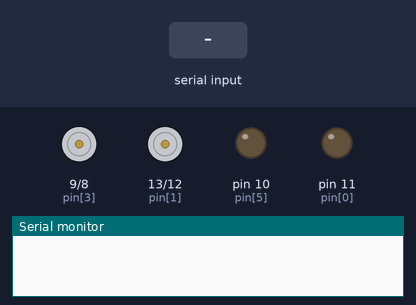
A sketch run on a simulated Arduino Uno, built with avr-gcc and run on an emulated ATmega328P. Parts: motor-driver pin pairs drawn as motors (green arrow = first pin HIGH = forward, orange = second pin HIGH = backward, longer = more drive), output pins drawn as LEDs (lit = HIGH), the last lines printed to the serial monitor. Inputs (shaded band) come from the test bench.

Above: at 1.2 s.
1.3 s: "S" received over the second serial link
At 1.6 s:
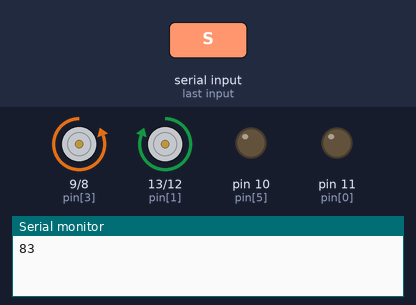
2.8 s: "F" received over the second serial link
At 4.0 s:
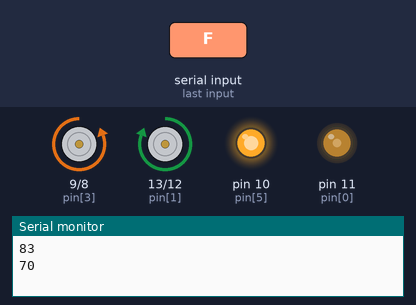
4.3 s: "R" received over the second serial link
At 5.1 s:
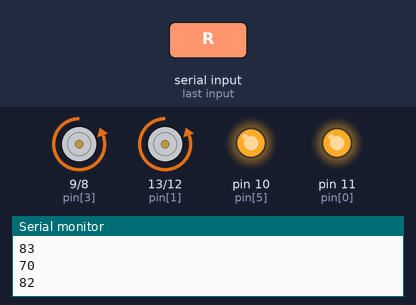
5.8 s: "L" received over the second serial link
At 6.2 s:
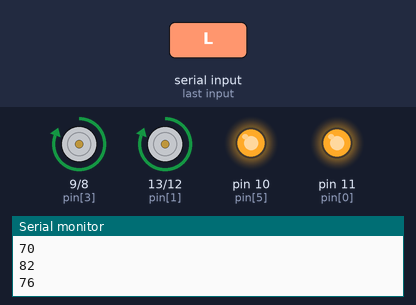
Timing chart, 0 to 8.3 s (numbered marks = the images above; inputs shaded):
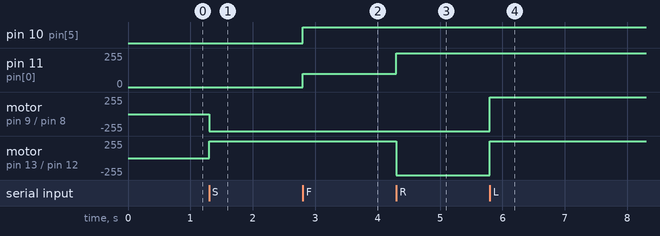

Measured:
- after the input at 1.3 s, motor on pin 9 (pin[3]) / pin 8 (pin[4]): stopped → backward 255/255 at once; motor on pin 13 (pin[1]) / pin 12 (pin[2]): stopped → forward 255/255 at once
- after the input at 2.8 s, pin 10 (pin[5]): LOW → HIGH at once; pin 11 (pin[0]): 0/255 → 100/255 at once
- after the input at 4.3 s, pin 11 (pin[0]): 100/255 → 255/255 at once; motor on pin 13 (pin[1]) / pin 12 (pin[2]): forward 255/255 → backward 255/255 at once
- after the input at 5.8 s, motor on pin 9 (pin[3]) / pin 8 (pin[4]), motor on pin 13 (pin[1]) / pin 12 (pin[2]): backward 255/255 → forward 255/255 at once

The sketch:

sumobot1.ino
```cpp
// For Motor Driver L298N
#include <SoftwareSerial.h>
SoftwareSerial mySerial(2, 3); // TX,RX
const int pin[6] = {11 , 13 , 12 , 9 ,  8,  10};

/*
  int MR1 = 3;  // IN1
  int MR2 = 5;  // IN2
  int ML1 = 9;  // IN4
  int ML2 = 10; // IN3
*/

int data = 0;
int Speed = 10;
boolean jalan = true;
int kec[11] = {0, 80, 100, 120, 140, 160, 180, 200, 220, 240, 255}; //array kecepatan

void setup() {
  Serial.begin(9600);
  mySerial.begin(9600);
  for (int i = 0; i < 6; i++) {
    pinMode(pin[i], OUTPUT);
  }

}

void loop() {

  /* Commands/Characters sent from APP Bluetooth RC Controller (ANDROID)
    Forward ->F
    Back  -> B
    Left  -> L
    Right -> R
    Forward Left  -> G
    Forward Righ  -> I
    Back Left -> H
    Back Right  -> J
    Stop  -> S
    Speed 10  -> 1
    Speed 20  -> 2
    Speed 30  -> 3
    Speed 40  -> 4
    Speed 50  -> 5
    Speed 60  -> 6
    Speed 70  -> 7
    Speed 80  -> 8
    Speed 90  -> 9
    Speed 100 -> q
    Stop All  -> D */

  if (mySerial.available() > 0) {
    data = mySerial.read();
    Serial.println(data);


    //penyimpan data kecepatan


    if (data == 83) {
      Stop();
    } // S=Stop

    if (data == 70) {
      maju();
    } // F=Maju

    if (data == 73) {
      majuKanan;
    } // I=Maju sambil belok kanan

    if (data == 71) {
      majuKiri();
    } // G=Maju sambil belok kiri

    if (data == 82) {
      kanan();
    } // R=Belok kanan

    if (data == 76) {
      kiri();
    } // L=Belok kiri

    if (data == 66) {
      mundur();
    } // B=Mundur

    if (data == 72) {
      mundurKiri();
    } // H=Mundur sambil belok kiri

    if (data == 74) {
      mundurKanan();
    } // J=Mundur sambil belok kanan
  }
}
/*
 * ban kanan pin[3,4] -> pin[3] = in 2, pin[4] = in 1
 * ban kiri pin[2,1} -> pin[2] = in 3, pin[1] = in 4
 */
void Stop( ) {
  digitalWrite(pin[1] , HIGH);
  digitalWrite(pin[2] , LOW);
  analogWrite(pin[0] , 0);

  digitalWrite(pin[4] , HIGH);
  digitalWrite(pin[3] , LOW);
  analogWrite(pin[5] , 0);
}
/*
 * Ban Kiri Pin[1] dan Pin[2]
 * Ban Kanan Pin[3] dan Pin[4]
 */
void maju( ) {
  digitalWrite(pin[1] , HIGH);
  digitalWrite(pin[2] , LOW);
  analogWrite(pin[0] ,  kec[2]);

  digitalWrite(pin[4] , HIGH);
  digitalWrite(pin[3] , LOW);
  analogWrite(pin[5] ,  kec[10]);
}

void mundur( ) {
  digitalWrite(pin[2] , HIGH);
  digitalWrite(pin[1] , LOW);
  analogWrite(pin[0] ,  kec[Speed]);

  digitalWrite(pin[3] , HIGH);
  digitalWrite(pin[4] , LOW);
  analogWrite(pin[5] ,  kec[Speed]);
}

void kiri( ) {
  digitalWrite(pin[1] , HIGH);
  digitalWrite(pin[2] , LOW);
  analogWrite(pin[0] ,  kec[Speed]);

  digitalWrite(pin[3] , HIGH);
  digitalWrite(pin[4] , LOW);
  analogWrite(pin[5] ,  kec[Speed]);
}

void kanan( ) {
  digitalWrite(pin[2] , HIGH);
  digitalWrite(pin[1] , LOW);
  analogWrite(pin[0] ,  kec[Speed]);

  digitalWrite(pin[4] , HIGH);
  digitalWrite(pin[3] , LOW);
  analogWrite(pin[5] ,  kec[Speed]);
}

void majuKanan( ) {
  digitalWrite(pin[1] , HIGH);
  digitalWrite(pin[2] , LOW);
  analogWrite(pin[0] , kec[Speed]);

  digitalWrite(pin[4] , HIGH);
  digitalWrite(pin[3] , LOW);
  analogWrite(pin[5] , kec[Speed] / 2);
}

void majuKiri( ) {
  digitalWrite(pin[1] , HIGH);
  digitalWrite(pin[2] , LOW);
  analogWrite(pin[0] , kec[Speed] / 2);

  digitalWrite(pin[4] , HIGH);
  digitalWrite(pin[3] , LOW);
  analogWrite(pin[5] , kec[Speed]);
}

void mundurKiri( ) {
  digitalWrite(pin[2] , HIGH);
  digitalWrite(pin[1] , LOW);
  analogWrite(pin[0] , kec[Speed] / 2);

  digitalWrite(pin[3] , HIGH);
  digitalWrite(pin[4] , LOW);
  analogWrite(pin[5] , kec[Speed]);
}

void mundurKanan( ) {
  digitalWrite(pin[2] , HIGH);
  digitalWrite(pin[1] , LOW);
  analogWrite(pin[0] , kec[Speed]);

  digitalWrite(pin[3] , HIGH);
  digitalWrite(pin[4] , LOW);
  analogWrite(pin[5] , kec[Speed] / 2);
}
```
